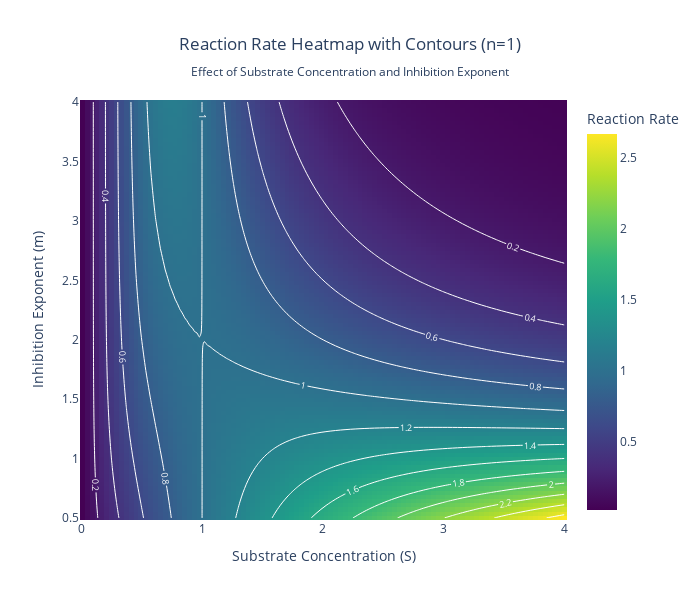

Notebook source saved alongside this figure:
### Markdown cell above
## Rate Surface

### Code cell
from numpy import linspace, meshgrid
import plotly.graph_objects as go

def kinetics(S, k_max, K_m, n, m):
    """
    Hill kinetics equation; reduces to Michaelis-Menten for n=1
    S: substrate concentration
    k_max: maximum reaction rate (includes enzyme concentration)
    K_m: Michaelis constant (fixed at 1)
    n: Hill exponent
    m: inhibition exponent (n<=m)
    """
    rate = (k_max * S**n) / (K_m + S**m)
    return rate

# Fixed parameters
k_max, K_m, n = 2, 1, 1

# Create 2D grid
S_values = linspace(0.01, 4, 100)  # Start slightly above 0 to avoid division issues
m_values = linspace(0.5, 4, 100)

# Create meshgrid
S_grid, m_grid = meshgrid(S_values, m_values)

# Calculate rate for all combinations
rate_grid = kinetics(S_grid, k_max, K_m, n, m_grid)

# Combine heatmap with contour lines
fig = go.Figure()

# Add heatmap
fig.add_trace(go.Heatmap(
    x=S_values,
    y=m_values,
    z=rate_grid,
    colorscale='Viridis',
    colorbar=dict(title="Reaction Rate"),
    hoverongaps=False,
    showscale=True
))

# Add contour lines on top
fig.add_trace(go.Contour(
    x=S_values,
    y=m_values,
    z=rate_grid,
    showscale=False,
    contours=dict(
        showlabels=True,
        labelfont=dict(size=9, color='white'),
        coloring='none'
    ),
    line=dict(width=1, color='white'),
    hoverinfo='skip'
))

fig.update_layout(
    title=dict(
        text="Reaction Rate Heatmap with Contours (n=1)<br><sub>Effect of Substrate Concentration and Inhibition Exponent</sub>",
        x=0.5
    ),
    xaxis=dict(title="Substrate Concentration (S)"),
    yaxis=dict(title="Inhibition Exponent (m)"),
    width=700,
    height=600
)

fig.show()

### Figure 1 — Plotly figure (JSON) as saved in the notebook; plotly's stock layout.template omitted (floating-point values rounded to 4 significant figures; data arrays with more than 128 entries replaced by an {"elided": "..."} marker saying what was removed)
{"data": [{"colorbar": {"title": {"text": "Reaction Rate"}}, "colorscale": [[0, "#440154"], [0.1111, "#482878"], [0.2222, "#3e4989"], [0.3333, "#31688e"], [0.4444, "#26828e"], [0.5556, "#1f9e89"], [0.6667, "#35b779"], [0.7778, "#6ece58"], [0.8889, "#b5de2b"], [1, "#fde725"]], "hoverongaps": false, "showscale": true, "type": "heatmap", "x": [0.01, 0.0503, 0.09061, 0.1309, 0.1712, 0.2115, 0.2518, 0.2921, 0.3324, 0.3727, 0.413, 0.4533, 0.4936, 0.5339, 0.5742, 0.6145, 0.6548, 0.6952, 0.7355, 0.7758, 0.8161, 0.8564, 0.8967, 0.937, 0.9773, 1.018, 1.058, 1.098, 1.138, 1.179, 1.219, 1.259, 1.3, 1.34, 1.38, 1.421, 1.461, 1.501, 1.542, 1.582, 1.622, 1.662, 1.703, 1.743, 1.783, 1.824, 1.864, 1.904, 1.945, 1.985, 2.025, 2.065, 2.106, 2.146, 2.186, 2.227, 2.267, 2.307, 2.348, 2.388, 2.428, 2.468, 2.509, 2.549, 2.589, 2.63, 2.67, 2.71, 2.751, 2.791, 2.831, 2.872, 2.912, 2.952, 2.992, 3.033, 3.073, 3.113, 3.154, 3.194, 3.234, 3.275, 3.315, 3.355, 3.395, 3.436, 3.476, 3.516, 3.557, 3.597, 3.637, 3.678, 3.718, 3.758, 3.798, 3.839, 3.879, 3.919, 3.96, 4.0], "y": [0.5, 0.5354, 0.5707, 0.6061, 0.6414, 0.6768, 0.7121, 0.7475, 0.7828, 0.8182, 0.8535, 0.8889, 0.9242, 0.9596, 0.9949, 1.03, 1.066, 1.101, 1.136, 1.172, 1.207, 1.242, 1.278, 1.313, 1.348, 1.384, 1.419, 1.455, 1.49, 1.525, 1.561, 1.596, 1.631, 1.667, 1.702, 1.737, 1.773, 1.808, 1.843, 1.879, 1.914, 1.949, 1.985, 2.02, 2.056, 2.091, 2.126, 2.162, 2.197, 2.232, 2.268, 2.303, 2.338, 2.374, 2.409, 2.444, 2.48, 2.515, 2.551, 2.586, 2.621, 2.657, 2.692, 2.727, 2.763, 2.798, 2.833, 2.869, 2.904, 2.939, 2.975, 3.01, 3.045, 3.081, 3.116, 3.152, 3.187, 3.222, 3.258, 3.293, 3.328, 3.364, 3.399, 3.434, 3.47, 3.505, 3.54, 3.576, 3.611, 3.646, 3.682, 3.717, 3.753, 3.788, 3.823, 3.859, 3.894, 3.929, 3.965, 4.0], "z": {"elided": "100x100 float values"}}, {"contours": {"coloring": "none", "labelfont": {"color": "white", "size": 9}, "showlabels": true}, "hoverinfo": "skip", "line": {"color": "white", "width": 1}, "showscale": false, "type": "contour", "x": [0.01, 0.0503, 0.09061, 0.1309, 0.1712, 0.2115, 0.2518, 0.2921, 0.3324, 0.3727, 0.413, 0.4533, 0.4936, 0.5339, 0.5742, 0.6145, 0.6548, 0.6952, 0.7355, 0.7758, 0.8161, 0.8564, 0.8967, 0.937, 0.9773, 1.018, 1.058, 1.098, 1.138, 1.179, 1.219, 1.259, 1.3, 1.34, 1.38, 1.421, 1.461, 1.501, 1.542, 1.582, 1.622, 1.662, 1.703, 1.743, 1.783, 1.824, 1.864, 1.904, 1.945, 1.985, 2.025, 2.065, 2.106, 2.146, 2.186, 2.227, 2.267, 2.307, 2.348, 2.388, 2.428, 2.468, 2.509, 2.549, 2.589, 2.63, 2.67, 2.71, 2.751, 2.791, 2.831, 2.872, 2.912, 2.952, 2.992, 3.033, 3.073, 3.113, 3.154, 3.194, 3.234, 3.275, 3.315, 3.355, 3.395, 3.436, 3.476, 3.516, 3.557, 3.597, 3.637, 3.678, 3.718, 3.758, 3.798, 3.839, 3.879, 3.919, 3.96, 4.0], "y": [0.5, 0.5354, 0.5707, 0.6061, 0.6414, 0.6768, 0.7121, 0.7475, 0.7828, 0.8182, 0.8535, 0.8889, 0.9242, 0.9596, 0.9949, 1.03, 1.066, 1.101, 1.136, 1.172, 1.207, 1.242, 1.278, 1.313, 1.348, 1.384, 1.419, 1.455, 1.49, 1.525, 1.561, 1.596, 1.631, 1.667, 1.702, 1.737, 1.773, 1.808, 1.843, 1.879, 1.914, 1.949, 1.985, 2.02, 2.056, 2.091, 2.126, 2.162, 2.197, 2.232, 2.268, 2.303, 2.338, 2.374, 2.409, 2.444, 2.48, 2.515, 2.551, 2.586, 2.621, 2.657, 2.692, 2.727, 2.763, 2.798, 2.833, 2.869, 2.904, 2.939, 2.975, 3.01, 3.045, 3.081, 3.116, 3.152, 3.187, 3.222, 3.258, 3.293, 3.328, 3.364, 3.399, 3.434, 3.47, 3.505, 3.54, 3.576, 3.611, 3.646, 3.682, 3.717, 3.753, 3.788, 3.823, 3.859, 3.894, 3.929, 3.965, 4.0], "z": {"elided": "100x100 float values"}}], "layout": {"height": 600, "title": {"text": "Reaction Rate Heatmap with Contours (n=1)<br><sub>Effect of Substrate Concentration and Inhibition Exponent</sub>", "x": 0.5}, "width": 700, "xaxis": {"title": {"text": "Substrate Concentration (S)"}}, "yaxis": {"title": {"text": "Inhibition Exponent (m)"}}}}
